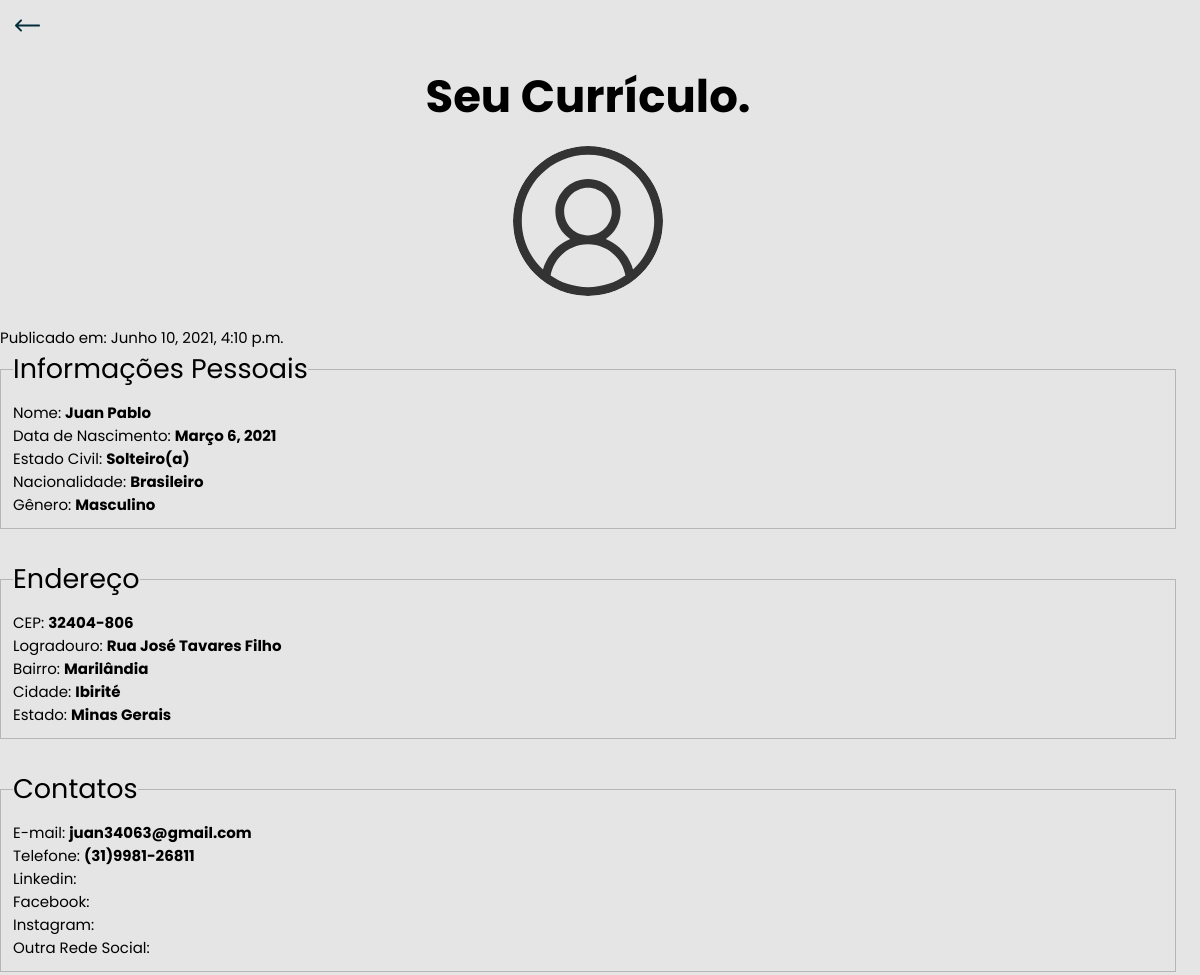
Before: /1 (upper part) with the older database file.
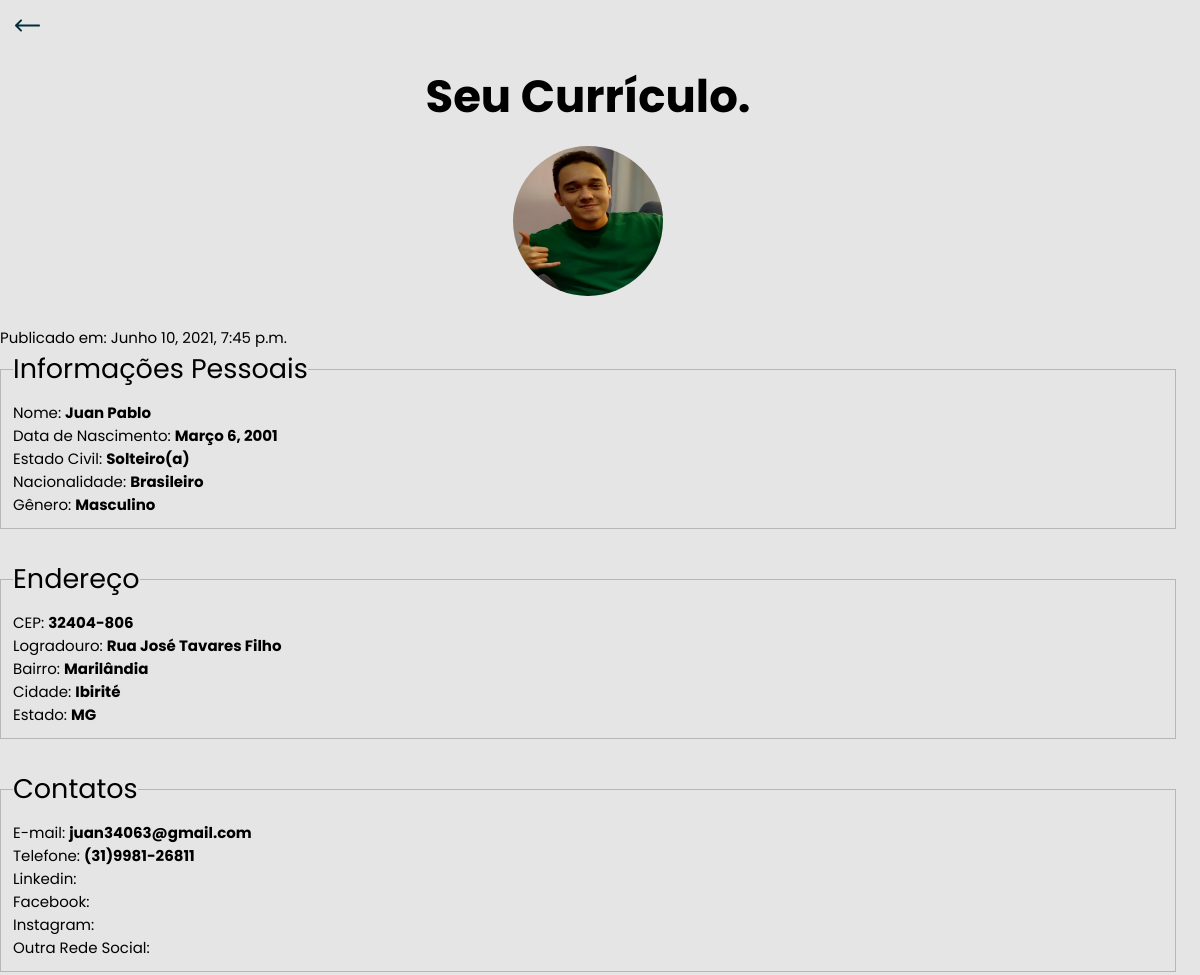
After: the same page with the newer database file.
### core/models.py (models this page shows, shortened)
class Resume(models.Model):
    class civilState(models.TextChoices):
        SINGLE = 'Solteiro(a)', _('Solteiro(a)')
        MARRIED = 'Casado', _('Casado(a)')
        DIVORCED = 'Divorciado(a)', _('Divorciado(a)')
        WIDOW = 'Viúvo(a)', _('Viúvo(a)')
    class genderChoices(models.TextChoices):
        MALE = 'Masculino', _('Masculino')
        FEMALE = 'Feminino', _('Feminino')
        OTHER = 'Outro', _('Outro')
    class deficiency(models.TextChoices):
        YES = 'Sim', _('Sim')
        NO = 'Não', _('Não')
    class scholarshipLevel(models.TextChoices):
        FUNDAMENTAL_INCOMPLETE = 'Ensino Fundamental Incompleto', _(
            'Ensino Fundamental Completo')
        FUNDAMENTAL_COMPLETE = 'Ensino Fundamental Completo', _(
            'Ensino Fundamental Incompleto')
        HIGHSCHOOL_INCOMPLETE = 'Ensino Médio Incompleto', _(
            'Ensino Médio Incompleto')
        HIGHSCHOOL_COMPLETE = 'Ensino Médio Completo', _(
            'Ensino Médio Completo')
        COLLEGE_INCOMPLETE = 'Ensino Superior Incompleto', _(
            'Ensino Superior Incompleto')
        COLLEGE_COMPLETE = 'Ensino Superior Completo', _(
            'Ensino Superior Completo')
    class formation(models.TextChoices):
        BACHELOR = 'Bacharelado', _('Bacharelado')
        GRADUATION = 'Licenciatura', _('Licenciatura')
        TECHNOLOGIST = 'Tecnólogo', _('Tecnólogo')
        SPECIALIZATION = 'Especialização', _('Especialização')
        MBA = 'MBA', _('MBA')
        MASTERS_DEGREE = 'Mestrado', _('Mestrado')
        DOCTORATE_DEGREE = 'Doutorado', _('Doutorado')
        POST_DOCTORAL = 'Pós-Doutorado', _('Pós-Doutorado')
    resume_id = models.AutoField("ID do Currículo", primary_key=True)
    profile_image = models.ImageField(
        "Imagem de Perfil", upload_to='pictures/%d/%m/%Y/', blank="true",)
    name = models.CharField("Nome Completo", max_length=200)
    birthday = models.DateField("Data de Nascimento")
    civil_state = models.CharField("Estado Civil",
                                   max_length=13, choices=civilState.choices, default=civilState.SINGLE)
    nationality = models.CharField("Nacionalidade", max_length=50)
    gender = models.CharField(
        "Gênero", choices=genderChoices.choices, max_length=9)
    postal_code = BRPostalCodeField("CEP", max_length=9)
    street = models.CharField("Logradouro", max_length=100)
    district = models.CharField("Bairro", max_length=100)
    city = models.CharField("Cidade", max_length=100)
    state = BRStateField("Estado", max_length=50)
    email = models.EmailField("E-mail")
    telephone = models.CharField("Telefone", max_length=(14))
    linkedin = models.URLField("Linkedin", blank=True)
    facebook = models.URLField("Facebook", blank=True)
    instagram = models.URLField("Instagram", blank=True)
    other_social_media = models.URLField("Outra mídia social", blank=True)
    description = models.TextField("Descrição", max_length=500)
    deficient_person = models.CharField("Pessoa com deficiência?",
                                        choices=deficiency.choices, max_length=3)
    if_deficient = models.CharField(
        "Se sim, descreva a deficiência", max_length=100, blank=True)
    scholarship_level = models.CharField("Nível de escolaridade",
                                         choices=scholarshipLevel.choices, max_length=50, blank=True)
    formation_kind = models.CharField("Tipo de formação",
                                      choices=formation.choices, max_length=50, blank=True)
    education_institution = models.CharField(
        "Instituição de Ensino", max_length=100, blank=True)
    course = models.CharField("Curso", max_length=50, blank=True)
    start_date = models.DateField("Data de Início", blank=True)
    finish_date = models.DateField("Data de finalização", blank=True)
    professional_objectives = models.TextField(
        "Objetivos profissionais", max_length=500)
    skills = models.TextField("Habilidades", max_length=500)
    company = models.CharField("Empresa", max_length=50, blank=True)
    role = models.CharField("Cargo", max_length=30, blank=True)
    professional_area = models.CharField(
        "Área profissional", max_length=30, blank=True)
    salary = models.DecimalField("Salário",
                                 decimal_places=2, max_digits=99999999, blank=True)
    start_company_date = models.DateField("Data de início", blank=True)
    finish_company_date = models.DateField(
        "Data do Fim (se houver)", blank=True)
    function_role = models.TextField(
        "Descreva as funções", max_length=500, blank=True)
    certifications = models.TextField(
        "Certificações", max_length=500, blank=True)
    languages = models.TextField("Linguagens", max_length=500, blank=True)
    published_time = models.DateTimeField(
        "Publicado em: ", default=datetime.now, blank=True)

### core/views.py (the view)
# urls.py: path('<int:resume_id>', resume, name='resume'),
def resume(request, resume_id):
    resume = get_object_or_404(Resume, pk=resume_id)
    resume_to_expose = {
        'resume': resume
    }
    return render(request, 'resume.html', resume_to_expose)

### templates/resume.html (shortened to what this page needs)
{% extends 'base.html' %} {% load static %} {% block content %}
{% block specific_css %}
<link rel="stylesheet" type="text/css" href="{% static 'css/resume.css' %}" />
{% endblock specific_css %}
    <header>
      <a href="{% url 'landing-page'%}">
        {%include 'partials/back-button.html' %}
      </a>
    </header>
  <main>
      <h1 class="welcome-message"> Seu Currículo. </h1>
      <section class="formulary">
      <form action="" autocomplete="on" id="cv-form">
        <div class="insert-photo">
        {% if resume.profile_image %}
          <img src="{{ resume.profile_image.url }}" alt="Adicione sua foto aqui"/>
        {% else %}
         <img class="profile-photo" src="{% static '/assets/add-pic.svg'%}" alt="Sem foto de perfil"/>
        {% endif %}
        </div>
        <p>Publicado em: {{resume.published_time}}</p>
        <fieldset class="personal-informations">
          <legend> Informações Pessoais </legend>
            <label for="name">Nome: <b>{{resume.name}}</b></label>
            <label for="name">Data de Nascimento: <b>{{resume.birthday}}</b></label>
            <label for="civil-state">Estado Civil: <b>{{resume.civil_state}}</b></label>
            <label for="nationality">Nacionalidade: <b>{{resume.nationality}}</b></label>
            <label for="gender">Gênero: <b>{{resume.gender}}</b></label>
        </fieldset>
        <fieldset class="adress">
          <legend>Endereço</legend>
          <label for="">CEP: <b>{{resume.postal_code}}</b> </label>
          <label for="street">Logradouro: <b>{{resume.street}}</b></label>
          <label for="district">Bairro: <b>{{resume.district}}</b></label>
          <label for="city">Cidade: <b>{{resume.city}}</b></label>
          <label for="state">Estado: <b>{{resume.state}}</b></label>
        </fieldset>
        <fieldset class="contacts">
            <legend>Contatos </legend>
            <label for="email">E-mail: <b>{{resume.email}}</b> </label>
            <label for="tel">Telefone: <b>{{resume.telephone}}</b> </label>
            <label for="linkedin">Linkedin: <b>{{resume.linkedin}}</b> </label>
            <label for="facebook">Facebook: <b>{{resume.facebook}}</b> </label>
            <label for="instagram">Instagram: <b>{{resume.instagram}}</b> </label>
            <label for="other-social-media">Outra Rede Social: <b>{{resume.other_social_media}}</b> </label>
        </fieldset>
      </form>
    </section>
  </main>
  {% endblock %}

Changed rows visible on the page:
changed Resume "Juan Pablo": profile_image: picture added; published_time "Junho 10, 2021, 4:10 p.m." → "Junho 10, 2021, 7:45 p.m."; birthday "Março 6, 2021" → "Março 6, 2001"; state "Minas Gerais" → "MG"
